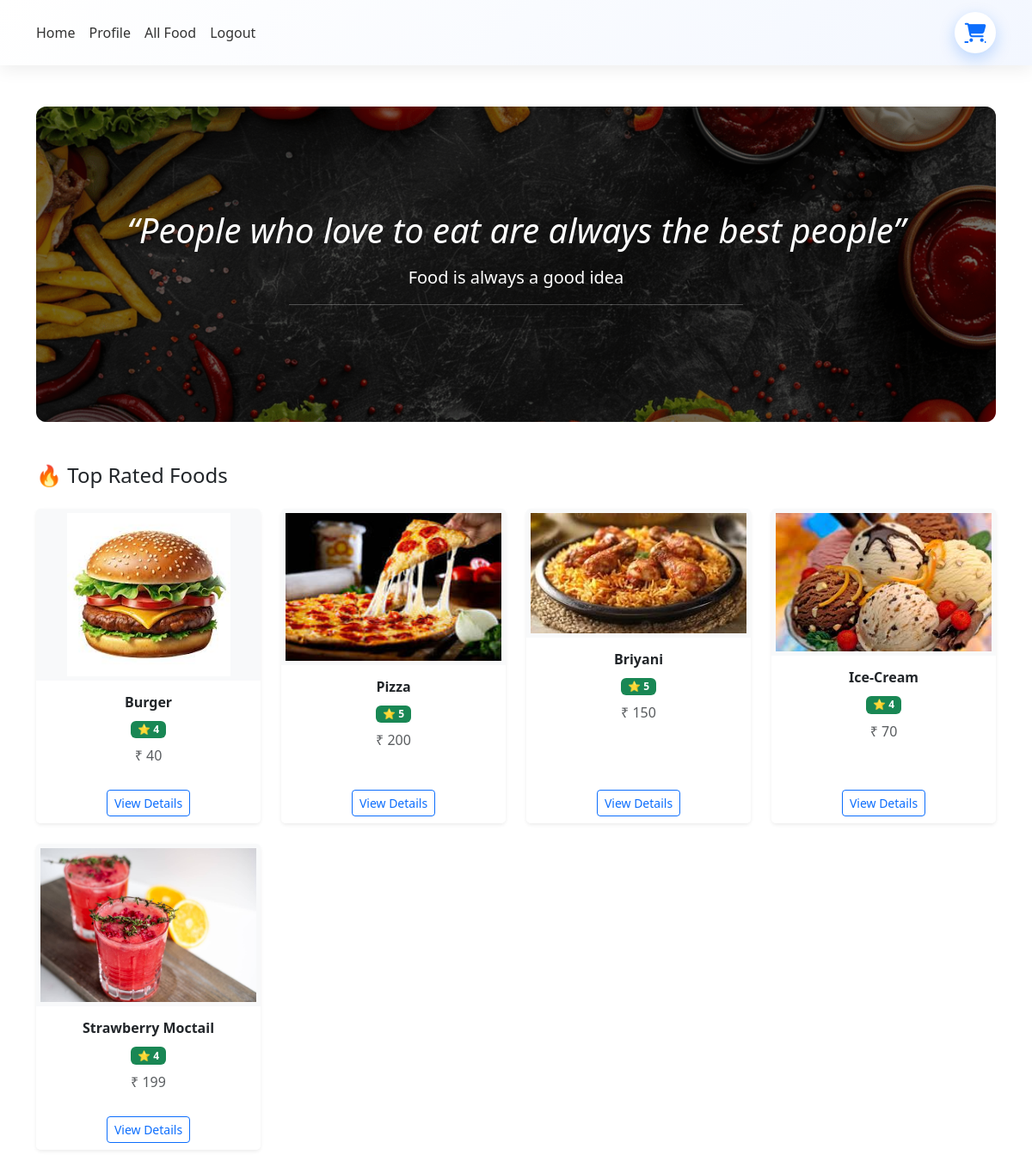
The app's page /home (signed in) with its own data.
### foodsapp/models.py (models this page shows, shortened)
class FoodItems(models.Model):
    Catageries = [
        ("PIZZA","Pizza"),
        ("BURGER","Burger"),
        ("FRENCH FRIES","French Fries"),
        ("DESSARTS","Dessarts"),
        ("BREVERAGES","Breverages"),
        ("BRIYANI","Briyani")
    ]
    name = models.CharField(max_length=100)
    price = models.IntegerField()
    rating = models.IntegerField()
    foodimg = models.ImageField(upload_to = "foodimg/",blank=True,null = True)
    description = models.TextField()
    catogery = models.CharField(max_length=100,choices=Catageries)

### learningapp/views.py (the view)
# urls.py: 2. Add a URL to urlpatterns:  path('', views.home, name='home')
@login_required(login_url='login')
def home(request):
    allfood = FoodItems.objects.all()
    return render(request,'home.html', {'allfood': allfood})

### foodsapp/context_processors.py (called while the page is built)
def cart_item_count(request):
    count = 0
    if request.user.is_authenticated:
        count = Cart.objects.count()
    return {"cart_count": count}

### templates/home.html (shortened to what this page needs)
{% extends 'base.html' %}
{% load static %}
{% block content %}
<div class="container my-5">
    <div class="hero-section text-center mb-5 text-white">
        <h1 class="fst-italic mb-3">
            “People who love to eat are always the best people”
        </h1>
        <p class="lead">Food is always a good idea</p>
        <hr class="w-50 mx-auto">
    </div>
    <h4 class="mb-4">🔥 Top Rated Foods</h4>
    <div class="row g-4">
        {% for i in allfood %}
            {% if i.rating >= 4 %}
                <div class="col-lg-3 col-md-4 col-sm-6">
                    <div class="card h-100 shadow-sm border-0">
                        {% if i.foodimg %}
                            <img src="{{ i.foodimg.url }}"
                                 class="card-img-top"
                                 alt="{{ i.name }} image">
                        {% else %}
                            <img src="{% static 'images/defaultimg.png' %}"
                                 class="card-img-top"
                                 alt="Default food image">
                        {% endif %}
                        <div class="card-body text-center">
                            <h6 class="card-title fw-bold">{{ i.name }}</h6>
                            <span class="badge bg-success mb-2">⭐ {{ i.rating }}</span>
                            <p class="mb-1 text-muted">₹ {{ i.price }}</p>
                        </div>
                        <div class="card-footer bg-white border-0 text-center">
                            <a href="/{{ i.id }}" class="btn btn-sm btn-outline-primary">
                                View Details
                            </a>
                        </div>
                    </div>
                </div>
            {% endif %}
        {% endfor %}
    </div>
</div>
{% endblock %}

### records on screen
FoodItems: foodimg (picture), name "Burger", rating "4", price "40"
FoodItems: foodimg (picture), name "Pizza", rating "5", price "200"
FoodItems: foodimg (picture), name "Briyani", rating "5", price "150"
FoodItems: foodimg (picture), name "Ice-Cream", rating "4", price "70"
FoodItems: foodimg (picture), name "Strawberry Moctail", rating "4", price "199"
